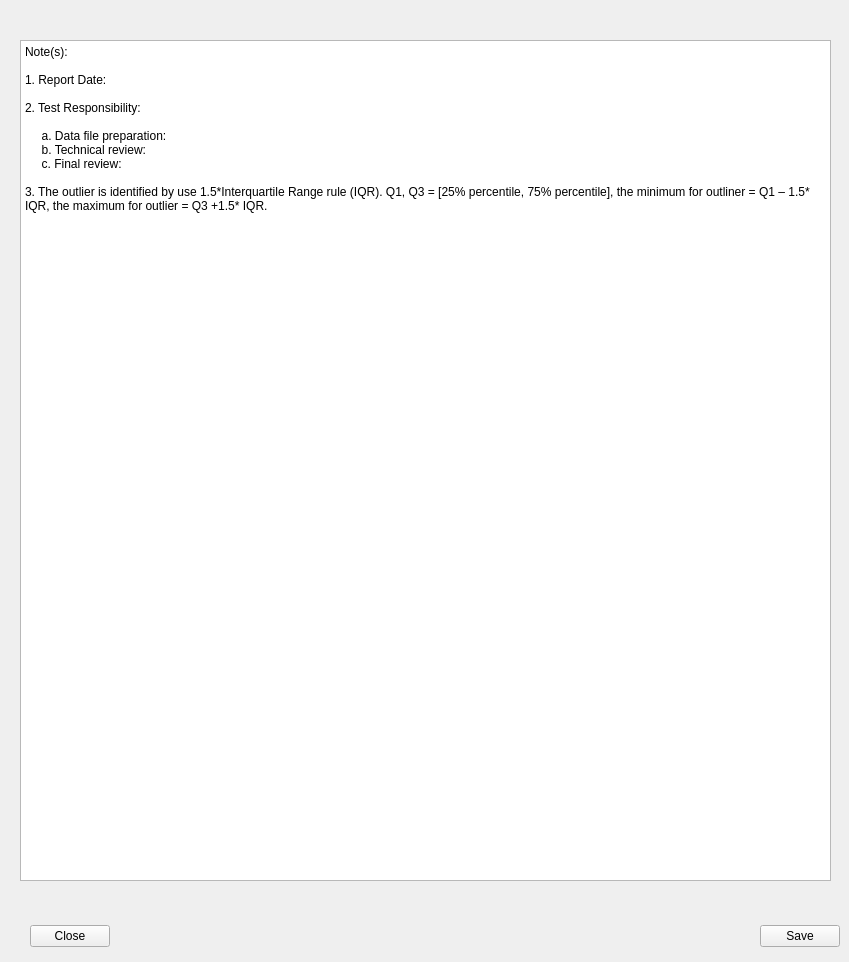
     <widget class="QWidget" name="tab_2">
      <attribute name="title">
       <string>Sample Note</string>
      </attribute>
      <widget class="QWidget" name="layoutWidget_37">
       <property name="geometry">
        <rect>
         <x>30</x>
         <y>920</y>
         <width>810</width>
         <height>33</height>
        </rect>
       </property>
       <layout class="QHBoxLayout" name="horizontalLayout_40">
        <item>
         <widget class="QPushButton" name="pushButton_3">
          <property name="text">
           <string>Close</string>
          </property>
         </widget>
        </item>
        <item>
         <spacer name="horizontalSpacer_2">
          <property name="orientation">
           <enum>Qt::Horizontal</enum>
          </property>
          <property name="sizeHint" stdset="0">
           <size>
            <width>40</width>
            <height>20</height>
           </size>
          </property>
         </spacer>
        </item>
        <item>
         <widget class="QPushButton" name="pushButton_4">
          <property name="text">
           <string>Save</string>
          </property>
         </widget>
        </item>
       </layout>
      </widget>
      <widget class="QPlainTextEdit" name="plainTextEdit">
       <property name="geometry">
        <rect>
         <x>20</x>
         <y>40</y>
         <width>811</width>
         <height>841</height>
        </rect>
       </property>
       <property name="plainText">
        <string>Note(s):

1. Report Date:

2. Test Responsibility:
	
     a. Data file preparation:
     b. Technical review:
     c. Final review:

3. The outlier is identified by use 1.5*Interquartile Range rule (IQR). Q1, Q3 = [25% percentile, 75% percentile], the minimum for outliner = Q1 – 1.5* IQR, the maximum for outlier = Q3 +1.5* IQR.
</string>
       </property>
      </widget>
     </widget>
